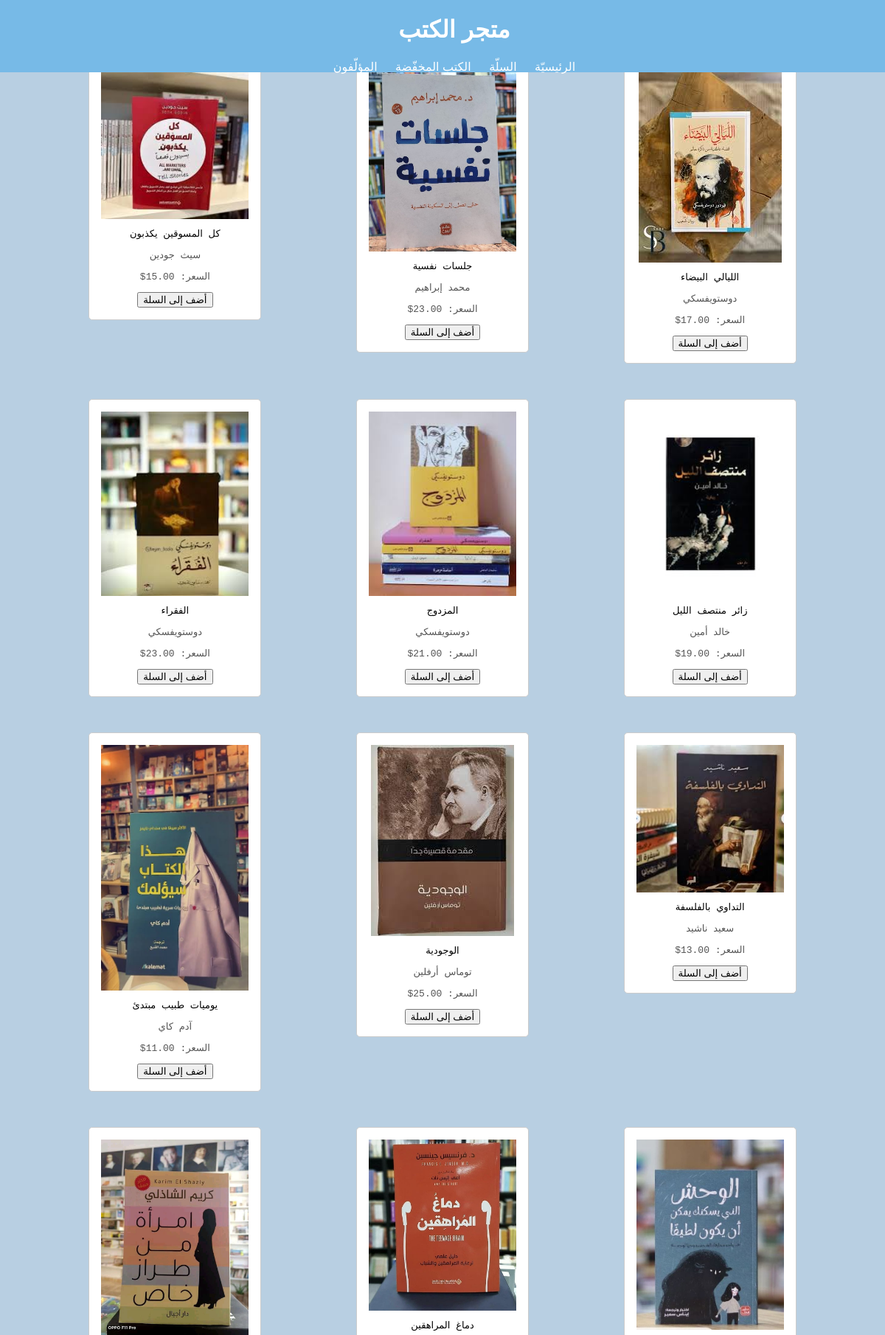
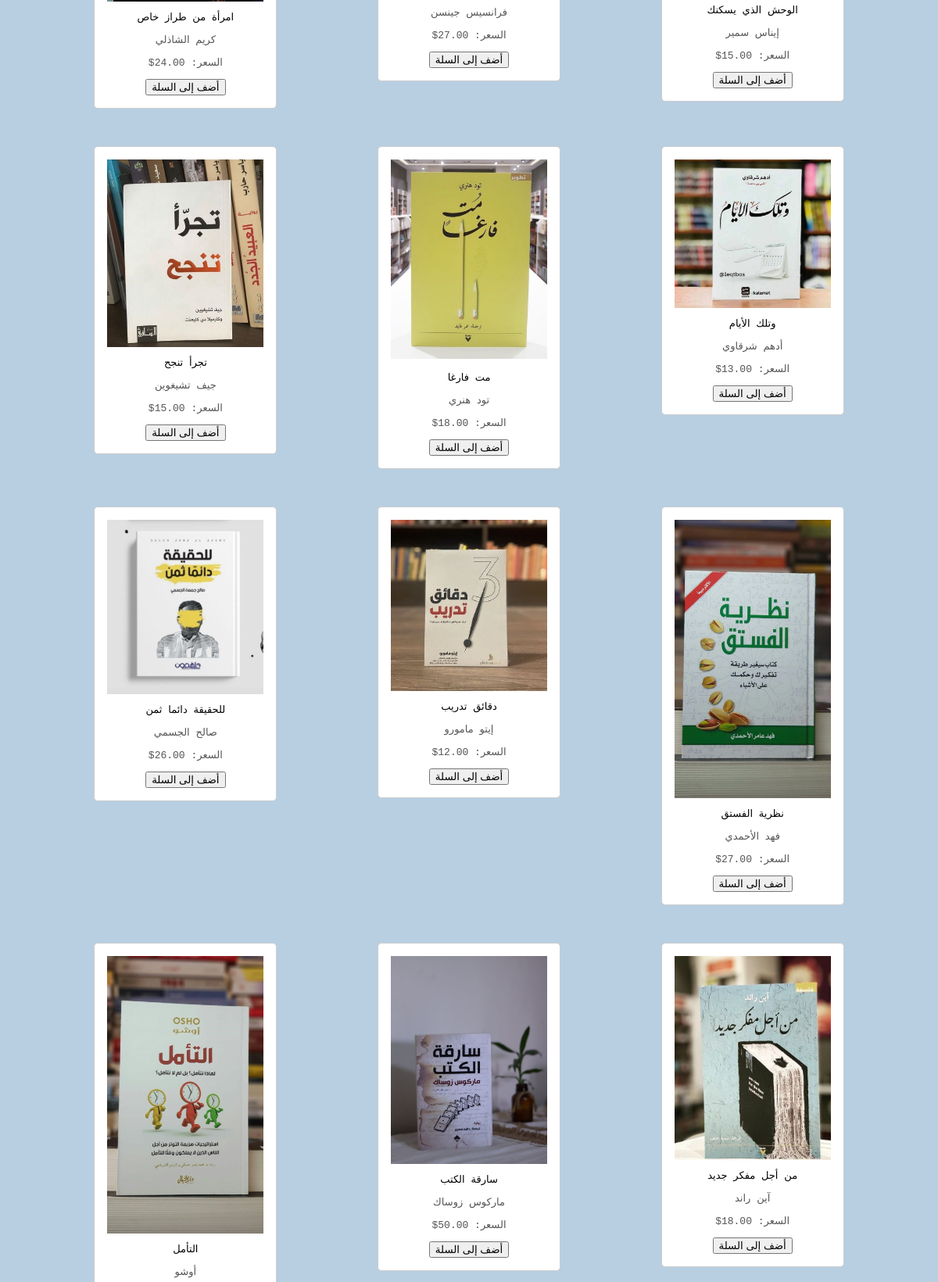
The page / (upper part) on the database its author committed (2 pictures, top to bottom).
### store/models.py (models this page shows, shortened)
class Book(models.Model):
    title = models.CharField(max_length=200)
    author = models.CharField(max_length=50)
    price = models.DecimalField(max_digits=4, decimal_places=2)
    image = models.ImageField(upload_to='images/', blank=True, null=True)

### store/views.py (the view)
# urls.py: 2. Add a URL to urlpatterns:  path('', views.home, name='home')
def home(request):
    books = Book.objects.all()
    return render(request, 'store/index.html', {'books': books})

### store/templates/store/index.html (shortened to what this page needs)
{% load static %}
<!DOCTYPE html>
<html lang="ar">
<head>
    <link rel="stylesheet" href="{% static 'css/style.css' %}">
</head>
<body>
    <header class="nav-link">
        <h1>متجر الكتب</h1>
        <nav>
            <ul>
                <li><a href="{% url 'home' %}">الرئيسيّة</a></li>
                <li><a href="{% url 'project2' %}">السلّة</a></li>
                <li><a href="{% url 'project3' %}">الكتب المخفّضة</a></li>
                <li><a href="{% url 'project4' %}">المؤلّفون</a></li>
            </ul>
        </nav>
    </header>
    <main>
        <section id="books">
            {% if books %}
                {% for book in books %}
                    <div class="book" data-title="{{ book.title }}" data-price="{{ book.price }}" data-id="{{book.id}}">
                        {% if book.image %}
                            <img src="{{ book.image.url }}" alt="{{ book.title }}">
                        {% else %}
                            <img src="{% static 'images/default.jpg' %}" alt="لا يوجد صورة">
                        {% endif %}
                        <h3>{{ book.title }}</h3>
                        <p>{{ book.author }}</p>
                        <p>السعر: {{ book.price }}$</p>
                        <button onclick="addToCart('{{ book.id }}', '{{ book.title }}', '{{book.price}}')">أضف إلى السلة</button>
                    </div>
                {% endfor %}
            {% else %}
                <p>لا توجد كتب حالياً في المتجر.</p>
            {% endif %}
        </section>
    </main>
</body>
</html>

### store/static/css/style.css (style rules this page uses)
body { font-family: Arial, sans-serif; direction: rtl; margin: 0; padding: 0; background-color: #b8cfe2; }
header { background-color: #77bae7; color: white; text-align: center; position: fixed; z-index: 999; top: 0; left: 0; width: 100%; height: 90px; margin: 0px; padding: 8px 16px; margin-top: 0px; padding-top: 0px; }
nav ul { list-style-type: none; padding: 0; }
nav ul li { display: inline; margin: 0 10px; }
nav ul li a { color: white; text-decoration: none; }
main { padding: 2rem; }
#books, #cart-items { display: flex; flex-direction: row; align-items: flex-start; gap: 1rem; justify-content: center; flex-wrap: wrap; }
.book, .cart-item { background-color: white; border: 1px solid #4d9bb3; border-radius: 5px; margin: 1rem; padding: 1rem; text-align: center; width: 200px; }
h3, p { font-family: monospace; font-size: medium; font-style: inherit; font-weight: 300; }
.book img, .cart-item img { max-width: 100%; height: auto; }
#books { display: flex; justify-content: space-around; flex-wrap: wrap; padding: 2rem; }
.book { background-color: white; border: 1px solid #ccc; border-radius: 5px; margin: 1rem; padding: 1rem; text-align: center; width: 200px; }
.book img { max-width: 100%; height: auto; }
.book h3 { margin: 0.5rem 0; }
.book p { color: #555; }
button { display: inline-block !important; visibility: visible !important; opacity: 1 !important; }

### rows shown on the page
Book: image (picture), title "الليالي البيضاء", author "دوستويفسكي", price "17.00"
Book: image (picture), title "جلسات نفسية", author "محمد إبراهيم", price "23.00"
Book: image (picture), title "كل المسوقين يكذبون", author "سيث جودين", price "15.00"
Book: image (picture), title "زائر منتصف الليل", author "خالد أمين", price "19.00"
Book: image (picture), title "المزدوج", author "دوستويفسكي", price "21.00"
Book: image (picture), title "الفقراء", author "دوستويفسكي", price "23.00"
Book: image (picture), title "التداوي بالفلسفة", author "سعيد ناشيد", price "13.00"
Book: image (picture), title "الوجودية", author "توماس أرفلين", price "25.00"
Book: image (picture), title "يوميات طبيب مبتدئ", author "آدم كاي", price "11.00"
Book: image (picture), title "الوحش الذي يسكنك", author "إيناس سمير", price "15.00"
Book: image (picture), title "دماغ المراهقين", author "فرانسيس جينسن", price "27.00"
Book: image (picture), title "امرأة من طراز خاص", author "كريم الشاذلي", price "24.00"
Book: image (picture), title "وتلك الأيام", author "أدهم شرقاوي", price "13.00"
Book: image (picture), title "مت فارغا", author "تود هنري", price "18.00"
Book: image (picture), title "تجرأ تنجح", author "جيف تشيغوين", price "15.00"
Book: image (picture), title "نظرية الفستق", author "فهد الأحمدي", price "27.00"
Book: image (picture), title "دقائق تدريب", author "إيتو مامورو", price "12.00"
Book: image (picture), title "للحقيقة دائما ثمن", author "صالح الجسمي", price "26.00"
Book: image (picture), title "من أجل مفكر جديد", author "آين راند", price "18.00"
Book: image (picture), title "سارقة الكتب", author "ماركوس زوساك", price "50.00"
Book: image (picture), title "التأمل", author "أوشو"
